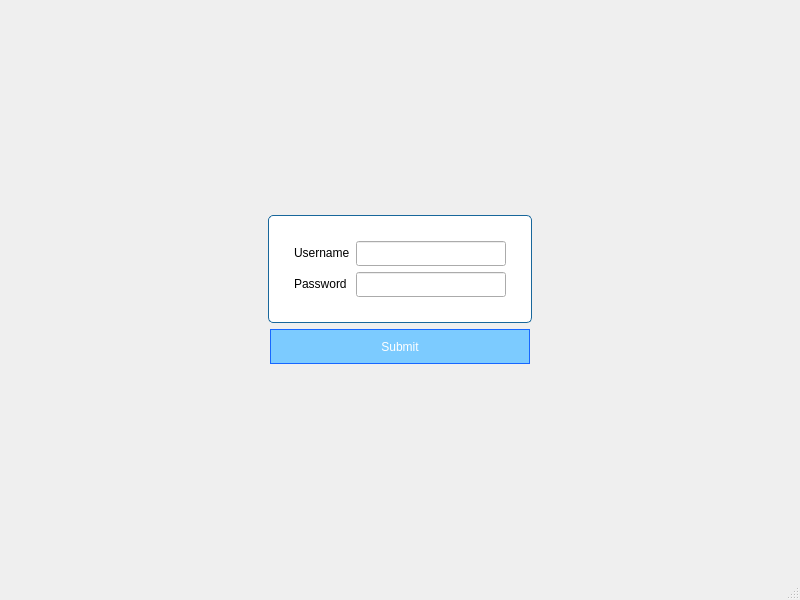
<?xml version="1.0" encoding="UTF-8"?>
<ui version="4.0">
 <class>MainWindow</class>
 <widget class="QMainWindow" name="MainWindow">
  <property name="geometry">
   <rect>
    <x>0</x>
    <y>0</y>
    <width>800</width>
    <height>600</height>
   </rect>
  </property>
  <property name="windowTitle">
   <string>MainWindow</string>
  </property>
  <widget class="QWidget" name="centralwidget">
   <property name="styleSheet">
    <string notr="true">#centralwidget {
border-image: url(:/images/login_bg.png);
}</string>
   </property>
   <layout class="QVBoxLayout" name="verticalLayout">
    <item>
     <spacer name="verticalSpacer">
      <property name="orientation">
       <enum>Qt::Vertical</enum>
      </property>
      <property name="sizeHint" stdset="0">
       <size>
        <width>20</width>
        <height>40</height>
       </size>
      </property>
     </spacer>
    </item>
    <item>
     <layout class="QHBoxLayout" name="horizontalLayout_2">
      <property name="topMargin">
       <number>0</number>
      </property>
      <item>
       <spacer name="horizontalSpacer_4">
        <property name="orientation">
         <enum>Qt::Horizontal</enum>
        </property>
        <property name="sizeHint" stdset="0">
         <size>
          <width>40</width>
          <height>20</height>
         </size>
        </property>
       </spacer>
      </item>
      <item>
       <widget class="QFrame" name="formFrame">
        <property name="styleSheet">
         <string notr="true">#formFrame {
border: 1px solid rgb(24, 103, 155);
border-radius: 5px;
background-color: white;
}</string>
        </property>
        <layout class="QFormLayout" name="formLayout">
         <property name="leftMargin">
          <number>25</number>
         </property>
         <property name="topMargin">
          <number>25</number>
         </property>
         <property name="rightMargin">
          <number>25</number>
         </property>
         <property name="bottomMargin">
          <number>25</number>
         </property>
         <item row="0" column="0">
          <widget class="QLabel" name="label">
           <property name="text">
            <string>Username</string>
           </property>
          </widget>
         </item>
         <item row="0" column="1">
          <widget class="QLineEdit" name="userInput">
           <property name="minimumSize">
            <size>
             <width>150</width>
             <height>25</height>
            </size>
           </property>
          </widget>
         </item>
         <item row="1" column="0">
          <widget class="QLabel" name="label_2">
           <property name="text">
            <string>Password</string>
           </property>
          </widget>
         </item>
         <item row="1" column="1">
          <widget class="QLineEdit" name="passwordInput">
           <property name="minimumSize">
            <size>
             <width>150</width>
             <height>25</height>
            </size>
           </property>
           <property name="echoMode">
            <enum>QLineEdit::Password</enum>
           </property>
          </widget>
         </item>
        </layout>
       </widget>
      </item>
      <item>
       <spacer name="horizontalSpacer_3">
        <property name="orientation">
         <enum>Qt::Horizontal</enum>
        </property>
        <property name="sizeHint" stdset="0">
         <size>
          <width>40</width>
          <height>20</height>
         </size>
        </property>
       </spacer>
      </item>
     </layout>
    </item>
    <item>
     <layout class="QHBoxLayout" name="horizontalLayout">
      <item>
       <spacer name="horizontalSpacer">
        <property name="orientation">
         <enum>Qt::Horizontal</enum>
        </property>
        <property name="sizeHint" stdset="0">
         <size>
          <width>40</width>
          <height>20</height>
         </size>
        </property>
       </spacer>
      </item>
      <item>
       <widget class="QPushButton" name="loginButton">
        <property name="minimumSize">
         <size>
          <width>260</width>
          <height>35</height>
         </size>
        </property>
        <property name="styleSheet">
         <string notr="true">border: 1px solid rgb(24, 103, 255);
border-radius: 5x;
background-color: rgb(124, 203, 255);
color: white;</string>
        </property>
        <property name="text">
         <string>Submit</string>
        </property>
       </widget>
      </item>
      <item>
       <spacer name="horizontalSpacer_2">
        <property name="orientation">
         <enum>Qt::Horizontal</enum>
        </property>
        <property name="sizeHint" stdset="0">
         <size>
          <width>40</width>
          <height>20</height>
         </size>
        </property>
       </spacer>
      </item>
     </layout>
    </item>
    <item>
     <spacer name="verticalSpacer_2">
      <property name="orientation">
       <enum>Qt::Vertical</enum>
      </property>
      <property name="sizeHint" stdset="0">
       <size>
        <width>20</width>
        <height>40</height>
       </size>
      </property>
     </spacer>
    </item>
   </layout>
  </widget>
  <widget class="QMenuBar" name="menubar">
   <property name="geometry">
    <rect>
     <x>0</x>
     <y>0</y>
     <width>800</width>
     <height>22</height>
    </rect>
   </property>
  </widget>
  <widget class="QStatusBar" name="statusbar"/>
 </widget>
 <resources/>
 <connections/>
</ui>
